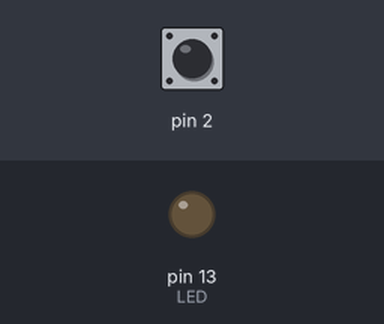
Simulated run of this sketch. Board: Arduino Uno, built with avr-gcc and run on an emulated ATmega328P. On the bench: output pins drawn as LEDs (lit = HIGH). Dashed ring = blinking. The inputs (shaded band) are chosen by the test bench; at power-on: pin 2 HIGH.

Above: at 1.2 s.
1.3 s: pin 2 pulled LOW for 0.15 s
At 1.7 s:
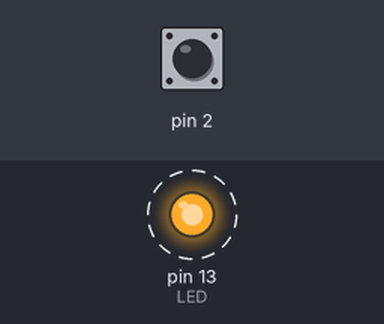
Timing chart, 0 to 12.3 s (numbered marks = the images above; inputs shaded):
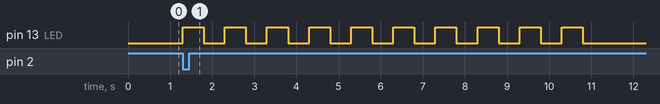

Measured:
- after the input at 1.3 s, pin 13 (LED): alternates HIGH for 0.50 s and LOW for 0.50 s, 20 changes in all, then stays LOW, starting at once

The sketch:

MikroCntrKurssi_TH2.ino
```cpp
void setup() {

}

void loop() {
   int LED = 13;
  int nappi = 2;

  pinMode(13,OUTPUT);
  pinMode(2,INPUT_PULLUP);

if (digitalRead(2) == LOW){
  digitalWrite(LED, HIGH);
  delay(500);
  digitalWrite(LED, LOW);
  delay(500);

  digitalWrite(LED, HIGH);
  delay(500);
  digitalWrite(LED, LOW);
  delay(500);

  digitalWrite(LED, HIGH);
  delay(500);
  digitalWrite(LED, LOW);
  delay(500);

  digitalWrite(LED, HIGH);
  delay(500);
  digitalWrite(LED, LOW);
  delay(500);

  digitalWrite(LED, HIGH);
  delay(500);
  digitalWrite(LED, LOW);
  delay(500);

  digitalWrite(LED, HIGH);
  delay(500);
  digitalWrite(LED, LOW);
  delay(500);

  digitalWrite(LED, HIGH);
  delay(500);
  digitalWrite(LED, LOW);
  delay(500);

  digitalWrite(LED, HIGH);
  delay(500);
  digitalWrite(LED, LOW);
  delay(500);

  digitalWrite(LED, HIGH);
  delay(500);
  digitalWrite(LED, LOW);
  delay(500);

  digitalWrite(LED, HIGH);
  delay(500);
  digitalWrite(LED, LOW);
  delay(500);

}

}
```
